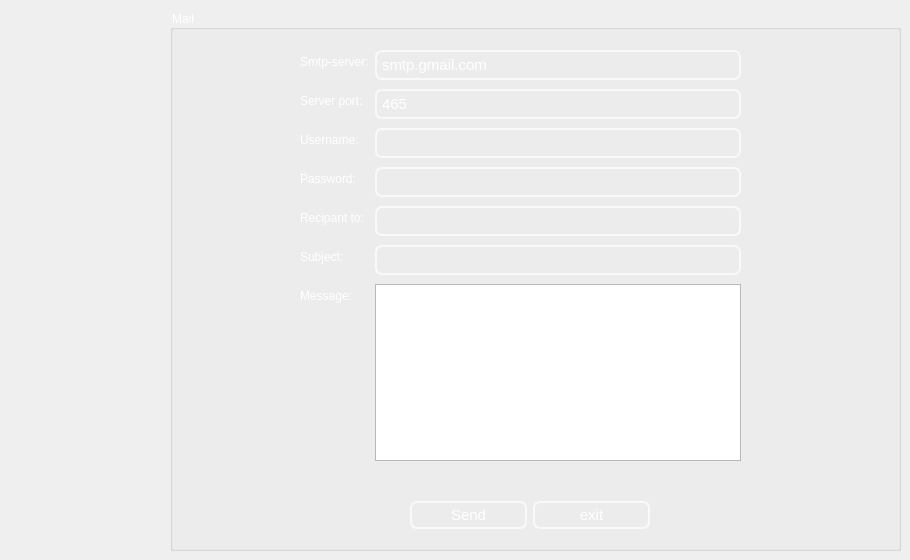
     <widget class="QWidget" name="tab_7">
      <attribute name="title">
       <string>Mail</string>
      </attribute>
      <widget class="QGroupBox" name="groupBox_6">
       <property name="geometry">
        <rect>
         <x>170</x>
         <y>10</y>
         <width>731</width>
         <height>541</height>
        </rect>
       </property>
       <property name="styleSheet">
        <string notr="true">font: 75 15pt &quot;MS Shell Dlg 2&quot;;
color: rgb(255, 255, 255);</string>
       </property>
       <property name="title">
        <string>Mail</string>
       </property>
       <widget class="QWidget" name="layoutWidget">
        <property name="geometry">
         <rect>
          <x>240</x>
          <y>490</y>
          <width>240</width>
          <height>31</height>
         </rect>
        </property>
        <layout class="QHBoxLayout" name="horizontalLayout">
         <item>
          <widget class="QPushButton" name="sendBtn">
           <property name="styleSheet">
            <string notr="true">QPushButton{

color: white;
background-color:Transparent;;
border-width: 2px;
border-color: #F9F9F9;
border-style: solid;
border-radius: 7;
padding: 3px;
font-size: 15px;


}
QPushButton:focus
{border:2px solid #FBAD25;
}</string>
           </property>
           <property name="text">
            <string>Send</string>
           </property>
          </widget>
         </item>
         <item>
          <widget class="QPushButton" name="exitBtn">
           <property name="styleSheet">
            <string notr="true">QPushButton{

color: white;
background-color:Transparent;;
border-width: 2px;
border-color: #F9F9F9;
border-style: solid;
border-radius: 7;
padding: 3px;
font-size: 15px;


}
QPushButton:focus
{border:2px solid #FBAD25;
}</string>
           </property>
           <property name="text">
            <string>exit</string>
           </property>
          </widget>
         </item>
        </layout>
       </widget>
       <widget class="QWidget" name="layoutWidget_2">
        <property name="geometry">
         <rect>
          <x>130</x>
          <y>40</y>
          <width>441</width>
          <height>411</height>
         </rect>
        </property>
        <layout class="QFormLayout" name="formLayout">
         <property name="fieldGrowthPolicy">
          <enum>QFormLayout::ExpandingFieldsGrow</enum>
         </property>
         <property name="rowWrapPolicy">
          <enum>QFormLayout::WrapLongRows</enum>
         </property>
         <property name="verticalSpacing">
          <number>9</number>
         </property>
         <item row="0" column="0">
          <widget class="QLabel" name="label_22">
           <property name="styleSheet">
            <string notr="true">color: rgb(255, 255, 255);
font: 75 8pt &quot;MS Shell Dlg 2&quot;;
font: 75 8pt &quot;MS Shell Dlg 2&quot;;</string>
           </property>
           <property name="text">
            <string>Smtp-server:</string>
           </property>
          </widget>
         </item>
         <item row="1" column="0">
          <widget class="QLabel" name="label_23">
           <property name="styleSheet">
            <string notr="true">color: rgb(255, 255, 255);
font: 75 8pt &quot;MS Shell Dlg 2&quot;;</string>
           </property>
           <property name="text">
            <string>Server port:</string>
           </property>
          </widget>
         </item>
         <item row="1" column="1">
          <widget class="QLineEdit" name="port">
           <property name="styleSheet">
            <string notr="true">QLineEdit{
color: white;
background-color:Transparent;;
border-width: 2px;
border-color: #F9F9F9;
border-style: solid;
border-radius: 7;
padding: 3px;
font-size: 15px;

}
QLineEdit:focus
{border:2px solid #FBAD25;
}</string>
           </property>
           <property name="text">
            <string>465</string>
           </property>
          </widget>
         </item>
         <item row="2" column="0">
          <widget class="QLabel" name="label_24">
           <property name="styleSheet">
            <string notr="true">color: rgb(255, 255, 255);
font: 75 8pt &quot;MS Shell Dlg 2&quot;;</string>
           </property>
           <property name="text">
            <string>Username:</string>
           </property>
          </widget>
         </item>
         <item row="2" column="1">
          <widget class="QLineEdit" name="uname">
           <property name="styleSheet">
            <string notr="true">QLineEdit{
color: white;
background-color:Transparent;;
border-width: 2px;
border-color: #F9F9F9;
border-style: solid;
border-radius: 7;
padding: 3px;
font-size: 15px;

}
QLineEdit:focus
{border:2px solid #FBAD25;
}</string>
           </property>
          </widget>
         </item>
         <item row="3" column="0">
          <widget class="QLabel" name="label_25">
           <property name="styleSheet">
            <string notr="true">color: rgb(255, 255, 255);
font: 75 8pt &quot;MS Shell Dlg 2&quot;;</string>
           </property>
           <property name="text">
            <string>Password:</string>
           </property>
          </widget>
         </item>
         <item row="3" column="1">
          <widget class="QLineEdit" name="paswd">
           <property name="styleSheet">
            <string notr="true">QLineEdit{
color: white;
background-color:Transparent;;
border-width: 2px;
border-color: #F9F9F9;
border-style: solid;
border-radius: 7;
padding: 3px;
font-size: 15px;

}
QLineEdit:focus
{border:2px solid #FBAD25;
}</string>
           </property>
           <property name="inputMask">
            <string/>
           </property>
           <property name="echoMode">
            <enum>QLineEdit::Password</enum>
           </property>
          </widget>
         </item>
         <item row="4" column="0">
          <widget class="QLabel" name="label_26">
           <property name="styleSheet">
            <string notr="true">color: rgb(255, 255, 255);
font: 75 8pt &quot;MS Shell Dlg 2&quot;;</string>
           </property>
           <property name="text">
            <string>Recipant to:</string>
           </property>
          </widget>
         </item>
         <item row="4" column="1">
          <widget class="QLineEdit" name="rcpt">
           <property name="styleSheet">
            <string notr="true">QLineEdit{
color: white;
background-color:Transparent;;
border-width: 2px;
border-color: #F9F9F9;
border-style: solid;
border-radius: 7;
padding: 3px;
font-size: 15px;

}
QLineEdit:focus
{border:2px solid #FBAD25;
}</string>
           </property>
          </widget>
         </item>
         <item row="5" column="0">
          <widget class="QLabel" name="label_27">
           <property name="styleSheet">
            <string notr="true">color: rgb(255, 255, 255);
font: 75 8pt &quot;MS Shell Dlg 2&quot;;</string>
           </property>
           <property name="text">
            <string>Subject:</string>
           </property>
          </widget>
         </item>
         <item row="5" column="1">
          <widget class="QLineEdit" name="subject">
           <property name="styleSheet">
            <string notr="true">QLineEdit{
color: white;
background-color:Transparent;;
border-width: 2px;
border-color: #F9F9F9;
border-style: solid;
border-radius: 7;
padding: 3px;
font-size: 15px;

}
QLineEdit:focus
{border:2px solid #FBAD25;
}</string>
           </property>
          </widget>
         </item>
         <item row="6" column="0">
          <widget class="QLabel" name="label_34">
           <property name="styleSheet">
            <string notr="true">color: rgb(255, 255, 255);
font: 75 8pt &quot;MS Shell Dlg 2&quot;;</string>
           </property>
           <property name="text">
            <string>Message:</string>
           </property>
          </widget>
         </item>
         <item row="6" column="1">
          <widget class="QPlainTextEdit" name="msg">
           <property name="styleSheet">
            <string notr="true">color: rgb(255, 255, 255);
font: 75 8pt &quot;MS Shell Dlg 2&quot;;

</string>
           </property>
           <property name="plainText">
            <string/>
           </property>
          </widget>
         </item>
         <item row="0" column="1">
          <widget class="QLineEdit" name="server">
           <property name="styleSheet">
            <string notr="true">QLineEdit{
color: white;
background-color:Transparent;;
border-width: 2px;
border-color: #F9F9F9;
border-style: solid;
border-radius: 7;
padding: 3px;
font-size: 15px;

}
QLineEdit:focus
{border:2px solid #FBAD25;
}</string>
           </property>
           <property name="text">
            <string>smtp.gmail.com</string>
           </property>
          </widget>
         </item>
        </layout>
       </widget>
      </widget>
     </widget>
